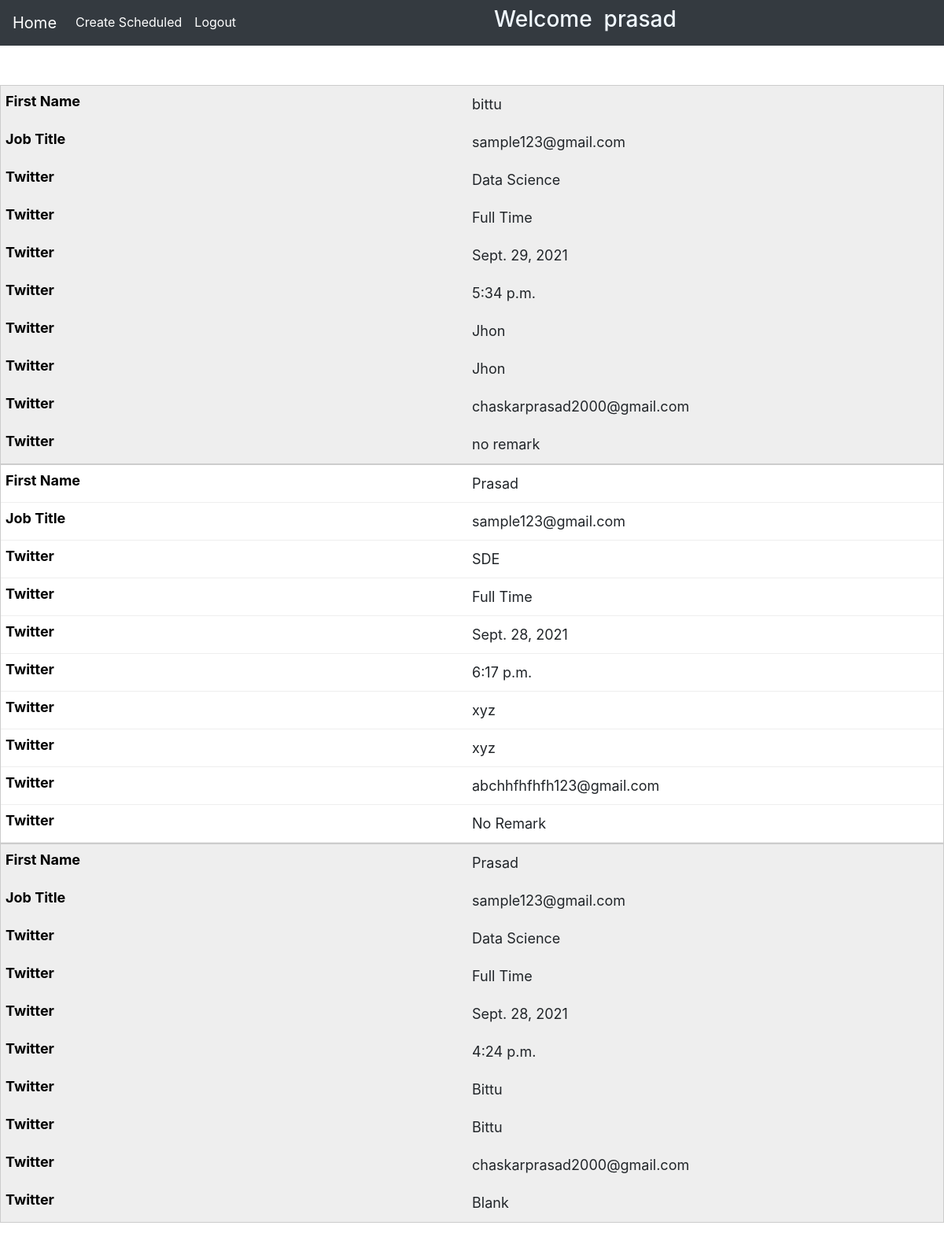
The app's page / (signed in), older data.
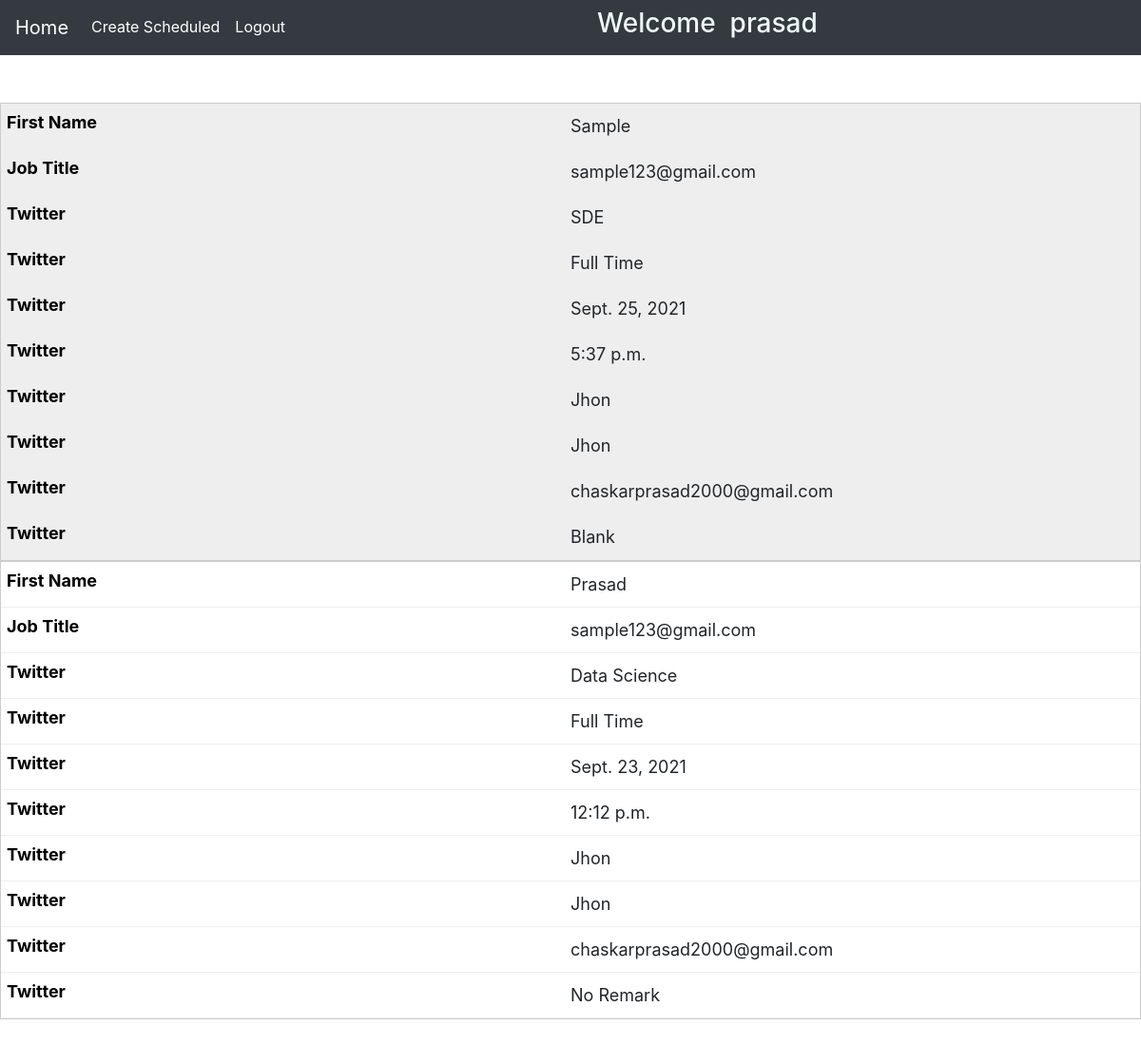
The same page, newer data.
### myApp/models.py (models this page shows)
class Candidate(models.Model):
    Available_choices = [
    ('In Office','In Office'),
    ('Work From Home','Work From Home')
]
    Status_choices = [
        ('Showed Up','Showed Up'),
        ('Showed Not','Showed Not')
    ]
    name                    =       models.CharField(max_length=100)
    candidate_contact       =       models.CharField(max_length=10)
    candidate_mail          =       models.EmailField()
    candidate_cv            =       models.FileField(upload_to='media/')
    avialable_for           =       models.CharField(max_length=80,choices=Available_choices)
    company                 =       models.CharField(max_length=50)
    technology              =       models.CharField(max_length=50)
    post                    =       models.CharField(max_length=30)
    scheduled_date          =       models.DateField(auto_now_add=False)
    scheduled_time          =       models.TimeField(auto_now_add=False)
    scheduled_by            =       models.CharField(max_length=100)
    interviewr_name         =       models.CharField(max_length=100)
    interviewr_mail         =       models.EmailField()
    status                  =       models.CharField(max_length=30,choices=Status_choices)
    remark                  =       models.CharField(max_length=200)

### myApp/views.py (the view)
# urls.py: 2. Add a URL to urlpatterns:  path('', views.home, name='home')
def home(request):
    records = Candidate.objects.all().order_by('-scheduled_date')
    return render(request,'home.html',{'records':records})

### myApp/templates/home.html (shortened to what this page needs)
{% extends 'base.html' %}
{% block body %}
<nav class="navbar navbar-expand-lg navbar-dark bg-dark">
  <a class="navbar-brand" href="{% url 'home' %}">Home</a>
  <div class="collapse navbar-collapse" id="navbarNav">
    <ul class="navbar-nav">
     {% if user.is_authenticated %}
      <li class="nav-item active">
        <a class="nav-link" href="{% url 'createsched' %}">Create Scheduled</a>
      </li>
      <li class="nav-item active">
        <a class="nav-link" href="{% url 'logout' %}">Logout</a>
      </li>
     <h3 style="color: aliceblue; margin-left: 20pc;">Welcome &nbsp;{{ user.username }}</h3>
     {% else %}
      <li class="nav-item active">
        <a class="nav-link" href="{% url 'login' %}">Login</a>
      </li>
      {% endif %}
    </ul>
  </div>
  </nav>
{% if user.is_authenticated %}
<table>
  <tbody>
    {% for rec in records %}
    <tr>
      <td data-column="First Name">{{ rec.name}}</td>
      <td data-column="Job Title">{{ rec.candidate_mail}}</td>
      <td data-column="Twitter">{{ rec.technology}}</td>
      <td data-column="Twitter">{{ rec.post}}</td>
      <td data-column="Twitter">{{ rec.scheduled_date}}</td>
      <td data-column="Twitter">{{ rec.scheduled_time}}</td>
      <td data-column="Twitter">{{ rec.scheduled_by}}</td>
      <td data-column="Twitter">{{ rec.interviewr_name}}</td>
      <td data-column="Twitter">{{ rec.interviewr_mail}}</td>
      <td data-column="Twitter">{{ rec.remark}}</td>
    </tr>
    {% endfor %}
  </tbody>
</table>
{% endif %}
{% endblock body %}

### myApp/templates/base.html (shortened to what this page needs)
{% load static %}
<!DOCTYPE html>
<html lang="en">
<head>
     <link rel="stylesheet" href="{% static 'style.css' %}">
	<link rel="stylesheet" href="https://stackpath.bootstrapcdn.com/font-awesome/4.7.0/css/font-awesome.min.css">
	    <link rel="stylesheet" href="https://maxcdn.bootstrapcdn.com/bootstrap/4.0.0/css/bootstrap.min.css">
</head>
<body>
    {% block body %}{% endblock body %}
</body>
</html>

### myApp/static/style.css (style rules this page uses)
table { width: 750px; border-collapse: collapse; margin:50px auto; }
tr:nth-of-type(odd) { background: #eee; }
td, th { padding: 10px; border: 1px solid #ccc; text-align: left; font-size: 18px; }
@media only screen and (max-width: 760px),
(min-device-width: 768px) and (max-device-width: 1024px) { table { width: 100%; } }
@media only screen and (max-width: 760px),
(min-device-width: 768px) and (max-device-width: 1024px) { table, thead, tbody, th, td, tr { display: block; } }
@media only screen and (max-width: 760px),
(min-device-width: 768px) and (max-device-width: 1024px) { tr { border: 1px solid #ccc; } }
@media only screen and (max-width: 760px),
(min-device-width: 768px) and (max-device-width: 1024px) { td { border: none; border-bottom: 1px solid #eee; position: relative; padding-left: 50%; } }
@media only screen and (max-width: 760px),
(min-device-width: 768px) and (max-device-width: 1024px) { td:before { position: absolute; top: 6px; left: 6px; width: 45%; padding-right: 10px; white-space: nowrap; content: attr(data-column); color: #000; font-weight: bold; } }

Row changes from the older to the newer data that the page shows:
removed Candidate: name "bittu", candidate_mail "sample123@gmail.com", technology "Data Science", post "Full Time", scheduled_date "Sept. 29, 2021", scheduled_time "5:34 p.m.", scheduled_by "Jhon", interviewr_name "Jhon", interviewr_mail "chaskarprasad2000@gmail.com", remark "no remark"
removed Candidate: name "Prasad", candidate_mail "sample123@gmail.com", technology "SDE", post "Full Time", scheduled_date "Sept. 28, 2021", scheduled_time "6:17 p.m.", scheduled_by "xyz", interviewr_name "xyz", interviewr_mail "abchhfhfhfh123@gmail.com", remark "No Remark"
removed Candidate: name "Prasad", candidate_mail "sample123@gmail.com", technology "Data Science", post "Full Time", scheduled_date "Sept. 28, 2021", scheduled_time "4:24 p.m.", scheduled_by "Bittu", interviewr_name "Bittu", interviewr_mail "chaskarprasad2000@gmail.com", remark "Blank"
added Candidate: name "Sample", candidate_mail "sample123@gmail.com", technology "SDE", post "Full Time", scheduled_date "Sept. 25, 2021", scheduled_time "5:37 p.m.", scheduled_by "Jhon", interviewr_name "Jhon", interviewr_mail "chaskarprasad2000@gmail.com", remark "Blank"
added Candidate: name "Prasad", candidate_mail "sample123@gmail.com", technology "Data Science", post "Full Time", scheduled_date "Sept. 23, 2021", scheduled_time "12:12 p.m.", scheduled_by "Jhon", interviewr_name "Jhon", interviewr_mail "chaskarprasad2000@gmail.com", remark "No Remark"
